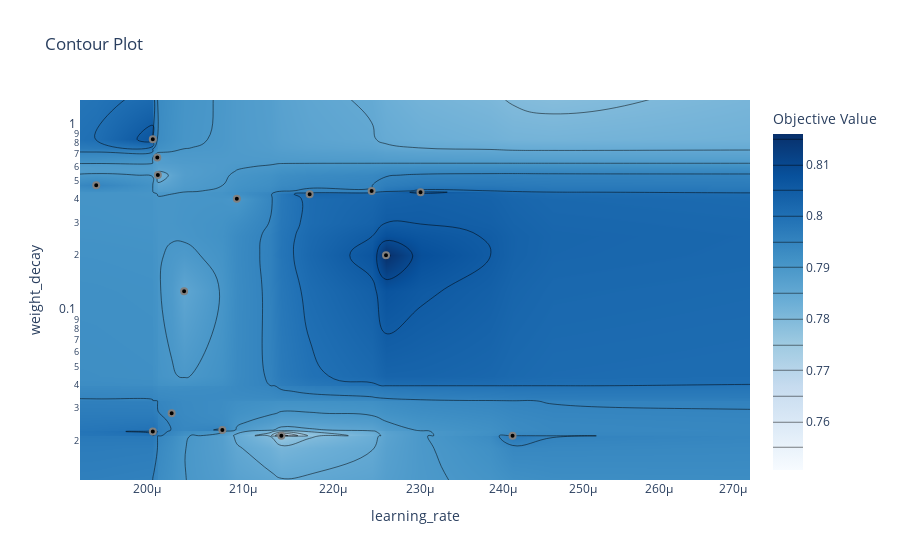

Source (notebook cell):
### Code cell
import matplotlib.pyplot as plt 
visualize.plot_contour(study)
#plt.xlim([1e-5,1e-4])
#plt.ylim([1e-3,1e2])
